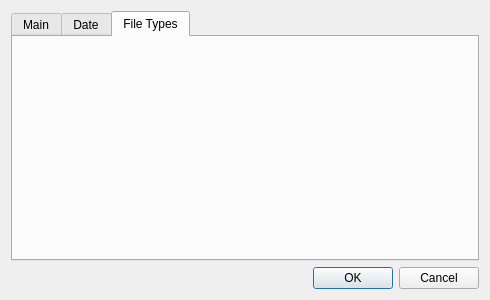
<?xml version="1.0" encoding="UTF-8"?>
<ui version="4.0">
 <class>settingsDialog</class>
 <widget class="QDialog" name="settingsDialog">
  <property name="windowModality">
   <enum>Qt::ApplicationModal</enum>
  </property>
  <property name="geometry">
   <rect>
    <x>0</x>
    <y>0</y>
    <width>490</width>
    <height>300</height>
   </rect>
  </property>
  <property name="windowTitle">
   <string>Settings</string>
  </property>
  <layout class="QGridLayout" name="gridLayout">
   <item row="0" column="0">
    <widget class="QTabWidget" name="tabWidget">
     <property name="currentIndex">
      <number>2</number>
     </property>
     <widget class="QWidget" name="mainTab">
      <attribute name="title">
       <string>Main</string>
      </attribute>
      <layout class="QGridLayout" name="gridLayout_4">
       <item row="0" column="0">
        <layout class="QVBoxLayout" name="verticalLayout_2">
         <item>
          <layout class="QHBoxLayout" name="horizontalLayout">
           <item>
            <widget class="QLabel" name="label_2">
             <property name="text">
              <string>Process rules every</string>
             </property>
            </widget>
           </item>
           <item>
            <widget class="QLineEdit" name="ruleExecIntervalEdit">
             <property name="maximumSize">
              <size>
               <width>50</width>
               <height>16777215</height>
              </size>
             </property>
             <property name="maxLength">
              <number>8</number>
             </property>
            </widget>
           </item>
           <item>
            <widget class="QLabel" name="label_3">
             <property name="text">
              <string>minutes</string>
             </property>
            </widget>
           </item>
           <item>
            <spacer name="horizontalSpacer">
             <property name="orientation">
              <enum>Qt::Horizontal</enum>
             </property>
             <property name="sizeHint" stdset="0">
              <size>
               <width>40</width>
               <height>20</height>
              </size>
             </property>
            </spacer>
           </item>
          </layout>
         </item>
         <item>
          <layout class="QHBoxLayout" name="horizontalLayout_2">
           <item>
            <widget class="QLabel" name="label_4">
             <property name="text">
              <string>Style</string>
             </property>
            </widget>
           </item>
           <item>
            <widget class="QComboBox" name="styleComboBox">
             <property name="minimumSize">
              <size>
               <width>100</width>
               <height>0</height>
              </size>
             </property>
            </widget>
           </item>
           <item>
            <spacer name="horizontalSpacer_2">
             <property name="orientation">
              <enum>Qt::Horizontal</enum>
             </property>
             <property name="sizeHint" stdset="0">
              <size>
               <width>40</width>
               <height>20</height>
              </size>
             </property>
            </spacer>
           </item>
          </layout>
         </item>
         <item>
          <spacer name="verticalSpacer_2">
           <property name="orientation">
            <enum>Qt::Vertical</enum>
           </property>
           <property name="sizeHint" stdset="0">
            <size>
             <width>20</width>
             <height>40</height>
            </size>
           </property>
          </spacer>
         </item>
        </layout>
       </item>
      </layout>
     </widget>
     <widget class="QWidget" name="dateTab">
      <attribute name="title">
       <string>Date</string>
      </attribute>
      <layout class="QGridLayout" name="gridLayout_2">
       <item row="0" column="0">
        <widget class="QGroupBox" name="dateDefGroupBox">
         <property name="title">
          <string>Date definition</string>
         </property>
         <layout class="QGridLayout" name="gridLayout_3">
          <item row="0" column="0">
           <layout class="QVBoxLayout" name="verticalLayout">
            <item>
             <widget class="QLabel" name="label">
              <property name="text">
               <string>Which date (from file metadata) should be used in rule conditions?</string>
              </property>
             </widget>
            </item>
            <item>
             <widget class="QRadioButton" name="radioButton">
              <property name="text">
               <string>earliest of modified &amp; created (default)</string>
              </property>
             </widget>
            </item>
            <item>
             <widget class="QRadioButton" name="radioButton_2">
              <property name="text">
               <string>modified</string>
              </property>
             </widget>
            </item>
            <item>
             <widget class="QRadioButton" name="radioButton_3">
              <property name="text">
               <string>created</string>
              </property>
             </widget>
            </item>
            <item>
             <widget class="QRadioButton" name="radioButton_4">
              <property name="text">
               <string>latest of modified &amp; created</string>
              </property>
             </widget>
            </item>
            <item>
             <widget class="QRadioButton" name="radioButton_5">
              <property name="text">
               <string>last access</string>
              </property>
             </widget>
            </item>
            <item>
             <spacer name="verticalSpacer">
              <property name="orientation">
               <enum>Qt::Vertical</enum>
              </property>
              <property name="sizeHint" stdset="0">
               <size>
                <width>20</width>
                <height>40</height>
               </size>
              </property>
             </spacer>
            </item>
           </layout>
          </item>
         </layout>
        </widget>
       </item>
      </layout>
     </widget>
     <widget class="QWidget" name="fileTypesTab">
      <attribute name="title">
       <string>File Types</string>
      </attribute>
      <layout class="QGridLayout" name="gridLayout_6">
       <item row="0" column="0">
        <layout class="QGridLayout" name="fileTypesGridLayout" rowstretch="0"/>
       </item>
      </layout>
     </widget>
    </widget>
   </item>
   <item row="1" column="0">
    <widget class="QDialogButtonBox" name="buttonBox">
     <property name="orientation">
      <enum>Qt::Horizontal</enum>
     </property>
     <property name="standardButtons">
      <set>QDialogButtonBox::Cancel|QDialogButtonBox::Ok</set>
     </property>
    </widget>
   </item>
  </layout>
 </widget>
 <resources/>
 <connections>
  <connection>
   <sender>buttonBox</sender>
   <signal>accepted()</signal>
   <receiver>settingsDialog</receiver>
   <slot>accept()</slot>
   <hints>
    <hint type="sourcelabel">
     <x>248</x>
     <y>254</y>
    </hint>
    <hint type="destinationlabel">
     <x>157</x>
     <y>274</y>
    </hint>
   </hints>
  </connection>
  <connection>
   <sender>buttonBox</sender>
   <signal>rejected()</signal>
   <receiver>settingsDialog</receiver>
   <slot>reject()</slot>
   <hints>
    <hint type="sourcelabel">
     <x>316</x>
     <y>260</y>
    </hint>
    <hint type="destinationlabel">
     <x>286</x>
     <y>274</y>
    </hint>
   </hints>
  </connection>
 </connections>
</ui>
